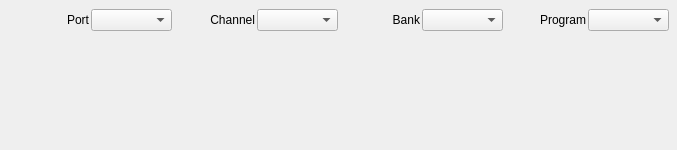
<?xml version="1.0" encoding="UTF-8"?>
<ui version="4.0">
 <class>MainWindow</class>
 <widget class="QMainWindow" name="MainWindow">
  <property name="geometry">
   <rect>
    <x>0</x>
    <y>0</y>
    <width>677</width>
    <height>150</height>
   </rect>
  </property>
  <property name="windowTitle">
   <string>Rt-keys</string>
  </property>
  <widget class="QWidget" name="centralwidget">
   <layout class="QVBoxLayout" name="verticalLayout">
    <property name="spacing">
     <number>0</number>
    </property>
    <property name="leftMargin">
     <number>0</number>
    </property>
    <property name="topMargin">
     <number>0</number>
    </property>
    <property name="rightMargin">
     <number>0</number>
    </property>
    <property name="bottomMargin">
     <number>0</number>
    </property>
    <item>
     <widget class="QWidget" name="controls" native="true">
      <property name="minimumSize">
       <size>
        <width>0</width>
        <height>40</height>
       </size>
      </property>
      <property name="maximumSize">
       <size>
        <width>16777215</width>
        <height>40</height>
       </size>
      </property>
      <layout class="QHBoxLayout" name="horizontalLayout">
       <property name="spacing">
        <number>2</number>
       </property>
       <property name="leftMargin">
        <number>8</number>
       </property>
       <property name="topMargin">
        <number>2</number>
       </property>
       <property name="rightMargin">
        <number>8</number>
       </property>
       <property name="bottomMargin">
        <number>2</number>
       </property>
       <item>
        <widget class="QLabel" name="lblPort">
         <property name="text">
          <string>Port</string>
         </property>
         <property name="alignment">
          <set>Qt::AlignRight|Qt::AlignTrailing|Qt::AlignVCenter</set>
         </property>
        </widget>
       </item>
       <item>
        <widget class="QComboBox" name="cmbPort"/>
       </item>
       <item>
        <widget class="QLabel" name="lblChannel">
         <property name="text">
          <string>Channel</string>
         </property>
         <property name="alignment">
          <set>Qt::AlignRight|Qt::AlignTrailing|Qt::AlignVCenter</set>
         </property>
        </widget>
       </item>
       <item>
        <widget class="QComboBox" name="cmbChannel"/>
       </item>
       <item>
        <widget class="QLabel" name="lblBank">
         <property name="text">
          <string>Bank</string>
         </property>
         <property name="alignment">
          <set>Qt::AlignRight|Qt::AlignTrailing|Qt::AlignVCenter</set>
         </property>
        </widget>
       </item>
       <item>
        <widget class="QComboBox" name="cmbBank"/>
       </item>
       <item>
        <widget class="QLabel" name="lblProgram">
         <property name="text">
          <string>Program</string>
         </property>
         <property name="alignment">
          <set>Qt::AlignRight|Qt::AlignTrailing|Qt::AlignVCenter</set>
         </property>
        </widget>
       </item>
       <item>
        <widget class="QComboBox" name="cmbProgram"/>
       </item>
      </layout>
     </widget>
    </item>
    <item>
     <widget class="Piano" name="piano" native="true">
      <property name="sizePolicy">
       <sizepolicy hsizetype="Preferred" vsizetype="Expanding">
        <horstretch>0</horstretch>
        <verstretch>0</verstretch>
       </sizepolicy>
      </property>
      <property name="minimumSize">
       <size>
        <width>0</width>
        <height>110</height>
       </size>
      </property>
      <property name="maximumSize">
       <size>
        <width>16777215</width>
        <height>110</height>
       </size>
      </property>
     </widget>
    </item>
   </layout>
  </widget>
 </widget>
 <customwidgets>
  <customwidget>
   <class>Piano</class>
   <extends>QWidget</extends>
   <header>piano.h</header>
   <container>1</container>
  </customwidget>
 </customwidgets>
 <resources/>
 <connections/>
</ui>
